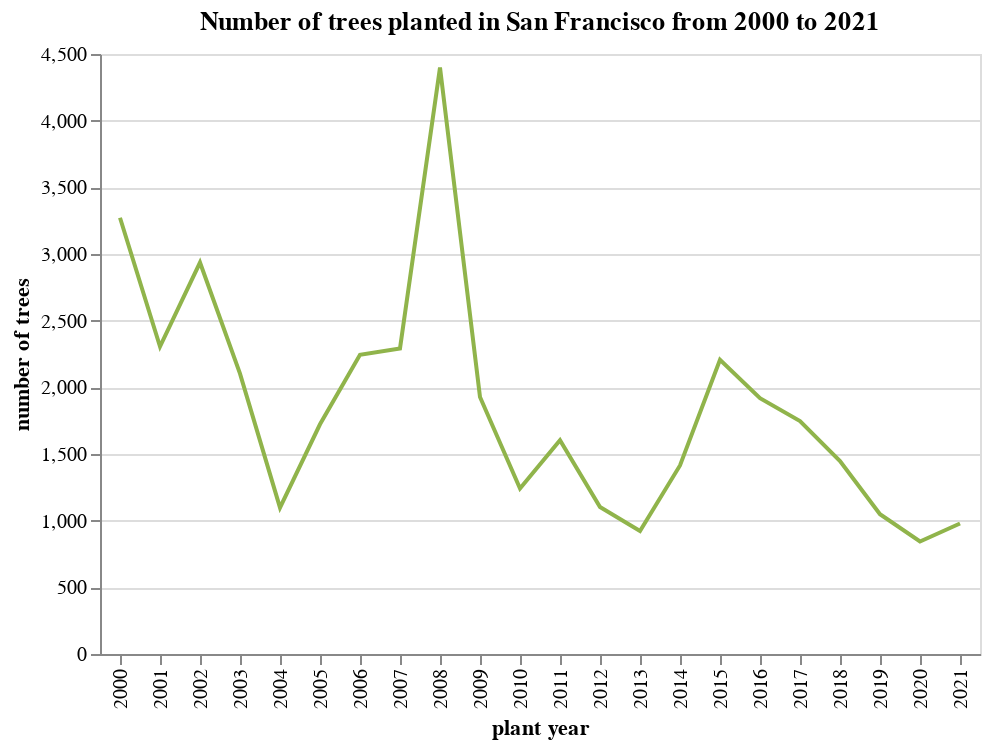

This figure's notebook cell:
### Markdown cell above
create line chart for the year count

### Code cell
# use alt.Chart().mark_line() to create line chart

alt.Chart(tree_count_2000).mark_line().encode(
    x=alt.X('_year:O', title='plant year'),
    y=alt.Y('treecount', title='number of trees'),
    color = alt.value('#90B44B')
).properties(
    title='Number of trees planted in San Francisco from 2000 to 2021'
)

### Figure 1 — Vega-Lite specification as saved in the notebook (floating-point values rounded to 4 significant figures)
{"config": {"view": {"continuousWidth": 400, "continuousHeight": 300}}, "data": {"name": "data-b9ff3e0fb255ffa8dff835e236d88a92"}, "mark": "line", "encoding": {"color": {"value": "#90B44B"}, "x": {"field": "_year", "title": "plant year", "type": "ordinal"}, "y": {"field": "treecount", "title": "number of trees", "type": "quantitative"}}, "title": "Number of trees planted in San Francisco from 2000 to 2021", "$schema": "https://vega.github.io/schema/vega-lite/v4.17.0.json", "datasets": {"data-b9ff3e0fb255ffa8dff835e236d88a92": [{"_year": 2000, "treecount": 3272}, {"_year": 2001, "treecount": 2306}, {"_year": 2002, "treecount": 2936}, {"_year": 2003, "treecount": 2103}, {"_year": 2004, "treecount": 1098}, {"_year": 2005, "treecount": 1723}, {"_year": 2006, "treecount": 2244}, {"_year": 2007, "treecount": 2292}, {"_year": 2008, "treecount": 4398}, {"_year": 2009, "treecount": 1927}, {"_year": 2010, "treecount": 1241}, {"_year": 2011, "treecount": 1604}, {"_year": 2012, "treecount": 1102}, {"_year": 2013, "treecount": 922}, {"_year": 2014, "treecount": 1414}, {"_year": 2015, "treecount": 2207}, {"_year": 2016, "treecount": 1919}, {"_year": 2017, "treecount": 1747}, {"_year": 2018, "treecount": 1447}, {"_year": 2019, "treecount": 1048}, {"_year": 2020, "treecount": 844}, {"_year": 2021, "treecount": 979}]}}
